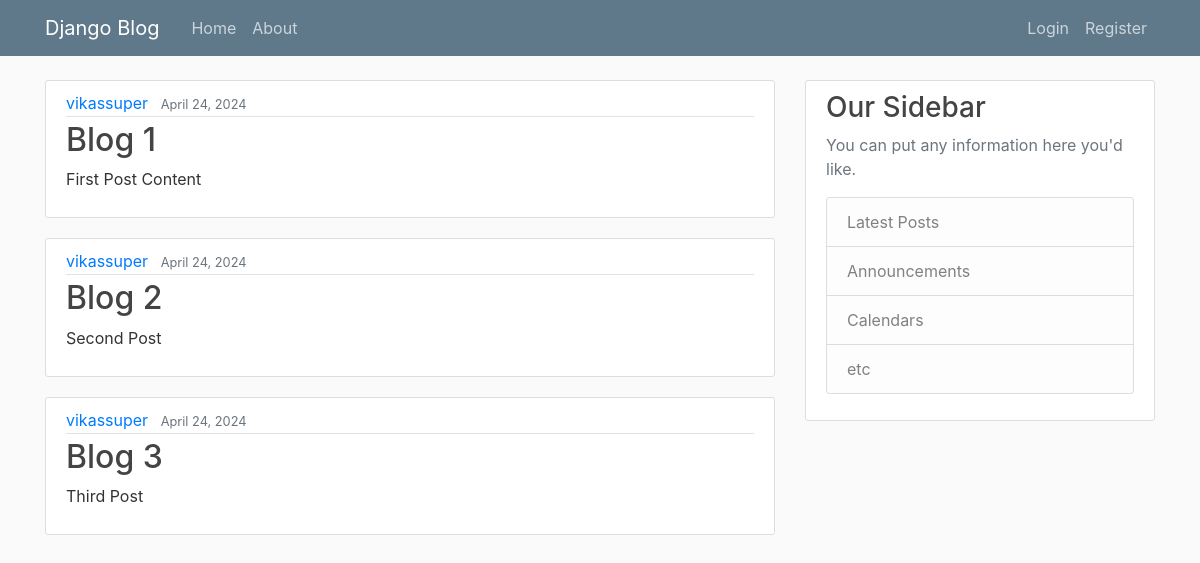
Screenshot of /blog/ with the database file from the repository.
### blog/models.py (models this page shows, shortened)
class Post(models.Model):
    title = models.CharField(max_length = 100)
    content = models.TextField()
    date_posted = models.DateTimeField(default = timezone.now) #can use auto_now = True or auto_now_add = True
    author = models.ForeignKey(User, on_delete = models.CASCADE)

### blog/views.py (the view)
# urls.py: path('', views.home, name='blog-home'),
def home(request):
    context = {'posts' : Post.objects.all()}
    return render(request, 'home.html', context)

### blog/templates/home.html
{% extends 'base.html' %}
{% block content %}
    {% for post in posts %}
    <article class="media content-section">
        <div class="media-body">
            <div class="article-metadata">
                <a class="mr-2" href="#">{{ post.author }}</a>
                <small class="text-muted">{{ post.date_posted|date:"F d, Y" }}</small>
            </div>
            <h2><a class="article-title" href="#">{{ post.title }}</a></h2>
            <p class="article-content">{{ post.content }}</p>
        </div>
    </article>
    {% endfor %}
{% endblock content %}

### blog/templates/base.html (shortened to what this page needs)
{% load static %}
<!DOCTYPE html>
<html>
<head>
    <link rel="stylesheet" href="https://maxcdn.bootstrapcdn.com/bootstrap/4.0.0/css/bootstrap.min.css">
    <link rel="stylesheet" type="text/css" href="{% static 'main.css' %}">
</head>
<body>
    <header class="site-header">
      <nav class="navbar navbar-expand-md navbar-dark bg-steel fixed-top">
        <div class="container">
          <a class="navbar-brand mr-4" href="{% url 'blog-home' %}">Django Blog</a>
          <div class="collapse navbar-collapse" id="navbarToggle">
            <div class="navbar-nav mr-auto">
              <a class="nav-item nav-link" href="{% url 'blog-home' %}">Home</a>
              <a class="nav-item nav-link" href="{% url 'blog-about' %}">About</a>
            </div>
            <div class="navbar-nav">
              <a class="nav-item nav-link" href="#">Login</a>
              <a class="nav-item nav-link" href="{% url 'register' %}">Register</a>
            </div>
          </div>
        </div>
      </nav>
    </header>
    <main role="main" class="container">
      <div class="row">
        <div class="col-md-8">
          {% block content %}{% endblock %}
        </div>
        <div class="col-md-4">
          <div class="content-section">
            <h3>Our Sidebar</h3>
            <p class='text-muted'>You can put any information here you'd like.
              <ul class="list-group">
                <li class="list-group-item list-group-item-light">Latest Posts</li>
                <li class="list-group-item list-group-item-light">Announcements</li>
                <li class="list-group-item list-group-item-light">Calendars</li>
                <li class="list-group-item list-group-item-light">etc</li>
              </ul>
            </p>
          </div>
        </div>
      </div>
    </main>
</body>
</html>

### blog/static/main.css (style rules this page uses)
body { background: #fafafa; color: #333333; margin-top: 5rem; }
h1, h2, h3, h4, h5, h6 { color: #444444; }
ul { margin: 0; }
.bg-steel { background-color: #5f788a; }
.site-header .navbar-nav .nav-link { color: #cbd5db; }
.content-section { background: #ffffff; padding: 10px 20px; border: 1px solid #dddddd; border-radius: 3px; margin-bottom: 20px; }
.article-title { color: #444444; }
.article-content { white-space: pre-line; }
.article-metadata { padding-bottom: 1px; margin-bottom: 4px; border-bottom: 1px solid #e3e3e3 }

### rows the page displays
Post: author "vikassuper", date_posted "April 24, 2024", title "Blog 1", content "First Post Content"
Post: author "vikassuper", date_posted "April 24, 2024", title "Blog 2", content "Second Post"
Post: author "vikassuper", date_posted "April 24, 2024", title "Blog 3", content "Third Post"
